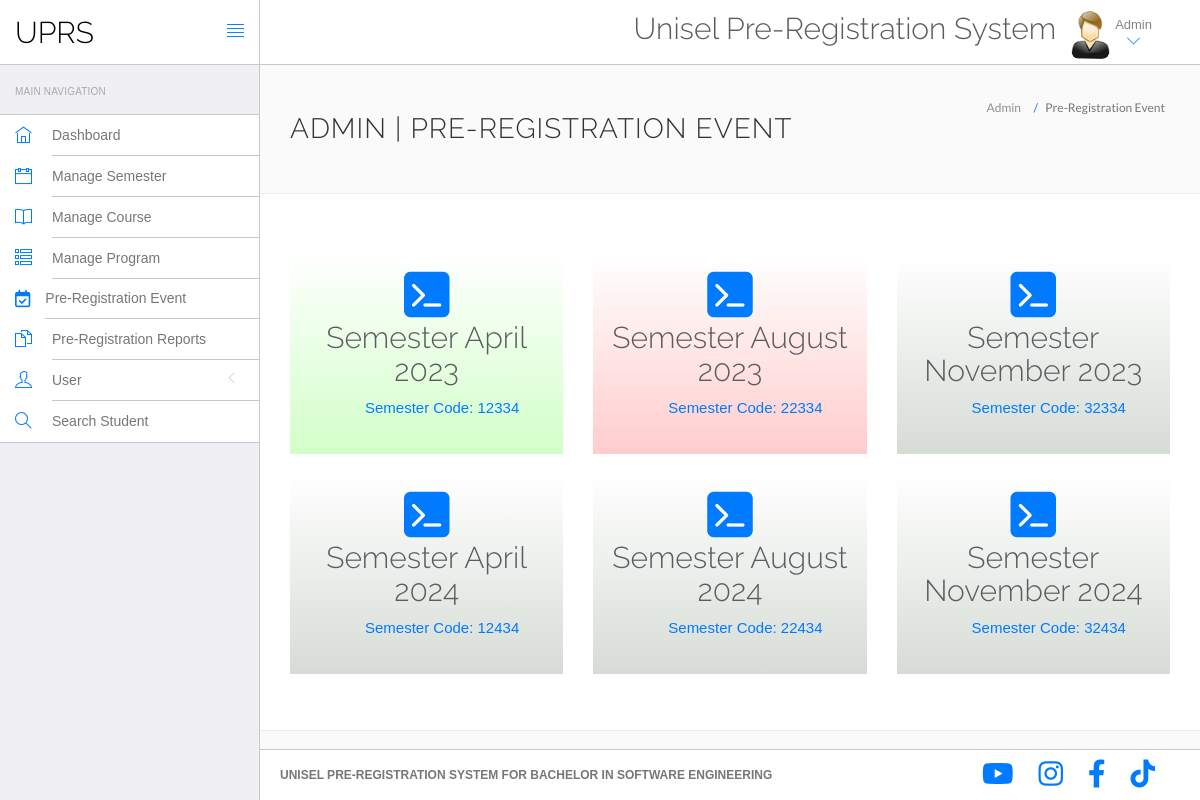
Page /admin/StartCoursReg.php (signed in) on the committed database.
### tables this page shows
CREATE TABLE `semester` (
  `sid` int(11) NOT NULL,
  `SemesterCode` int(10) NOT NULL,
  `semesterName` varchar(30) NOT NULL,
  `CreationDate` datetime NOT NULL DEFAULT current_timestamp(),
  `status` int(1) NOT NULL,
  `startDate` datetime DEFAULT NULL,
  `endDate` datetime DEFAULT NULL
);

### src/admin/StartCoursReg.php (the view, shortened to what this page needs)
<?php
include('include/config.php');
if (strlen(($_SESSION['id'] == 0))) {
    header('location:logout.php');
} else {
?>
    <!DOCTYPE html>
    <html lang="en">
    <head>
        <link rel="stylesheet" href="vendor/bootstrap/css/bootstrap.min.css">
        <link rel="stylesheet" href="vendor/fontawesome/css/font-awesome.min.css">
        <link rel="stylesheet" href="vendor/themify-icons/themify-icons.min.css">
        <link href="vendor/animate.css/animate.min.css" rel="stylesheet" media="screen">
        <link href="vendor/perfect-scrollbar/perfect-scrollbar.min.css" rel="stylesheet" media="screen">
        <link href="vendor/switchery/switchery.min.css" rel="stylesheet" media="screen">
        <link href="vendor/bootstrap-touchspin/jquery.bootstrap-touchspin.min.css" rel="stylesheet" media="screen">
        <link href="vendor/select2/select2.min.css" rel="stylesheet" media="screen">
        <link href="vendor/bootstrap-datepicker/bootstrap-datepicker3.standalone.min.css" rel="stylesheet" media="screen">
        <link href="vendor/bootstrap-timepicker/bootstrap-timepicker.min.css" rel="stylesheet" media="screen">
        <link rel="stylesheet" href="assets/css/styles.css">
        <link rel="stylesheet" href="assets/css/plugins.css">
        <link rel="stylesheet" href="assets/css/themes/theme-1.css" id="skin_color" />
        <link href="vendor/bootstrap-timepicker/bootstrap-timepicker.min.css" rel="stylesheet" media="screen">
        <link rel="stylesheet" href="https://cdnjs.cloudflare.com/ajax/libs/jquery-timepicker/1.3.5/jquery.timepicker.min.css">
    </head>
    <body>
        <div id="app">
            <?php include('include/sidebar.php'); ?>
            <div class="app-content">
                <?php include('include/header.php'); ?>
                <div class="main-content">
                    <div class="wrap-content container" id="container">
                        <section id="page-title">
                            <div class="row">
                                <div class="col-sm-8">
                                    <h1 class="mainTitle">Admin | Pre-Registration Event</h1>
                                </div>
                                <ol class="breadcrumb">
                                    <li>
                                        <span>Admin</span>
                                    </li>
                                    <li class="active">
                                        <span>Pre-Registration Event</span>
                                    </li>
                                </ol>
                            </div>
                        </section>
                        <div class="container-fluid container-fullw bg-white">
                            <div class="row">
                                <div class="modal-body">
                                </div>
                                <div class="container">
                                    <?php
                                    $sql = "SELECT `sid`, `SemesterCode`, `semesterName`, `status` FROM `semester`";
                                    $result = mysqli_query($con, $sql);
                                    if (!$result) {
                                        echo "Error: " . mysqli_error($con);
                                    } else {
                                        $count = 0;
                                        while ($row = mysqli_fetch_assoc($result)) {
                                            if ($count % 3 == 0) {
                                                echo '<div class="row">';
                                            }
                                    ?>
                                            <div class="col-sm-4">
                                                <?php
                                                $panelStyle = '';
                                                if ($row['status'] == 2) {
                                                    $panelStyle = 'style="background: linear-gradient(to top, rgba(104, 255, 72, 0.30), rgba(0, 0, 0, 0));"';
                                                } elseif ($row['status'] == 1) {
                                                    $panelStyle = 'style="background: linear-gradient(to top, rgba(255, 0, 0, 0.2), rgba(0, 0, 0, 0));"';
                                                } else {
                                                    $panelStyle = 'style="background: linear-gradient(to top, rgb(160 174 157 / 43%), rgba(0, 0, 0, 0));"';
                                                }
                                                ?>
                                                <div class="panel panel-white no-radius text-center" <?php echo $panelStyle; ?>>
                                                    <div class="panel-body" style="height: 200px;">
                                                        <span class="fa-stack fa-2x">
                                                            <i class="fa fa-square fa-stack-2x text-primary"></i>
                                                            <i class="fa fa-terminal fa-stack-1x fa-inverse"></i>
                                                        </span>
                                                        <h2 class="StepTitle"><?php echo htmlentities($row['semesterName']); ?></h2>
                                                        <a>
                                                            <p class="links cl-effect-1">
                                                                <a href="#" data-toggle="modal" data-target="#myModal" data-sid="<?php echo $row['sid']; ?>" style="font-size: 15px;">Semester Code: <?php echo htmlentities($row['SemesterCode']); ?></a>
                                                        </a>
                                                    </div>
                                                </div>
                                            </div>
                                    <?php
                                            $count++;
                                            if ($count % 3 == 0) {
                                                echo '</div>';
                                            }
                                        }
                                    }
                                    ?>
                                </div>
                            </div>
                        </div>
                    </div>
                </div>
            </div>
        </div>
        <?php include('include/footer.php'); ?>
    </body>
    </html>
<?php } ?>

### src/admin/include/sidebar.php (shortened to what this page needs)
<div class="sidebar app-aside" id="sidebar">
    <div class="sidebar-container perfect-scrollbar">
        <nav>
            <div class="navbar-title">
                <span>Main Navigation</span>
            </div>
            <ul class="main-navigation-menu">
                <li>
                    <a href="dashboard.php">
                        <div class="item-content">
                            <div class="item-media">
                                <i class="ti-home"></i>
                            </div>
                            <div class="item-inner">
                                <span class="title"> Dashboard </span>
                            </div>
                        </div>
                    </a>
                </li>
                <li>
                    <a href="addSemester.php">
                        <div class="item-content">
                            <div class="item-media">
                                <i class="ti-calendar"></i>
                            </div>
                            <div class="item-inner">
                                <span class="title"> Manage Semester</span>
                            </div>
                        </div>
                    </a>
                </li>
                <li>
                    <a href="addCourse.php">
                        <div class="item-content">
                            <div class="item-media">
                                <i class="ti-book"></i>
                            </div>
                            <div class="item-inner">
                                <span class="title"> Manage Course</span>
                            </div>
                        </div>
                    </a>
                </li>
                <li>
                    <a href="addProgram.php">
                        <div class="item-content">
                            <div class="item-media">
                                <i class="ti-view-list-alt"></i>
                            </div>
                            <div class="item-inner">
                                <span class="title"> Manage Program</span>
                            </div>
                        </div>
                    </a>
                </li>
                <li>
                    <a href="StartCoursReg.php">
                        <div class="item-content">
                            <div class="item-media">
                            </div>
                            <div class="item-inner">
                                <span class="title"> Pre-Registration Event</span>
                            </div>
                        </div>
                    </a>
                </li>
                <li>
                    <a href="report.php">
                        <div class="item-content">
                            <div class="item-media">
                                <i class="ti-files"></i>
                            </div>
                            <div class="item-inner">
                                <span class="title">Pre-Registration Reports</span>
                            </div>
                        </div>
                    </a>
                </li>
                <li>
                    <a href="javascript:void(0)">
                        <div class="item-content">
                            <div class="item-media">
                                <i class="ti-user"></i>
                            </div>
                            <div class="item-inner">
                                <span class="title"> User </span><i class="icon-arrow"></i>
                            </div>
                        </div>
                    </a>
                </li>
                <li>
                    <a href="studentSearch.php">
                        <div class="item-content">
                            <div class="item-media">
                                <i class="ti-search"></i>
                            </div>
                            <div class="item-inner">
                                <span class="title"> Search Student</span>
                            </div>
                        </div>
                    </a>
                </li>
            </ul>
        </nav>
    </div>
</div>

### src/admin/include/header.php (shortened to what this page needs)
<header class="navbar navbar-default navbar-static-top">
	<div class="navbar-header">
		<a class="navbar-brand" href="#">
			<h2 style="padding-top:20%; color:#000 ">UPRS</h2>
		</a>
		<a href="#" class="sidebar-toggler pull-right visible-md visible-lg" data-toggle-class="app-sidebar-closed" data-toggle-target="#app">
			<i class="ti-align-justify"></i>
		</a>
	</div>
	<div class="navbar-collapse collapse">
		<ul class="nav navbar-right">
			<li style="padding-top:2% ">
				<h2>Unisel Pre-Registration System</h2>
			</li>
			<li class="dropdown current-user">
				<a href class="dropdown-toggle" data-toggle="dropdown">
					<img src="assets/images/images.jpg"> <span class="username">
						Admin
						<i class="ti-angle-down"></i></i></span>
				</a>
			</li>
		</ul>
	</div>
</header>

### src/admin/include/footer.php (shortened to what this page needs)
<body>
	<link rel="stylesheet" href="https://cdnjs.cloudflare.com/ajax/libs/font-awesome/6.0.0-beta3/css/all.min.css">
</body>
<footer class="hide-on-print">
	<div class="footer-inner">
		<div class="pull-left">
			<span class="text-bold text-uppercase">Unisel Pre-Registration System FOR BACHELOR IN SOFTWARE ENGINEERING</span>
		</div>
		<div class="elementor-social-icons-wrapper elementor-grid">
			<span class="elementor-grid-item">
				<a class="elementor-icon elementor-social-icon elementor-social-icon-youtube elementor-repeater-item-c8de39b" href="https://www.youtube.com/channel/UCrFr7wV_ZZTvbK_lHmcQWiQ" target="_blank">
					<i class="fab fa-youtube"></i> </a>
			</span>
			<span class="elementor-grid-item">
				<a class="elementor-icon elementor-social-icon elementor-social-icon-instagram elementor-repeater-item-1b569e7" href="https://www.instagram.com/fcvac_unisel/" target="_blank">
					<i class="fab fa-instagram"></i> </a>
			</span>
			<span class="elementor-grid-item">
				<a class="elementor-icon elementor-social-icon elementor-social-icon-facebook-f elementor-repeater-item-0267196" href="http://facebook.com/fcvac.unisel" target="_blank">
					<i class="fab fa-facebook-f"></i> </a>
			</span>
			<span class="elementor-grid-item">
				<a class="elementor-icon elementor-social-icon elementor-social-icon-tiktok elementor-repeater-item-7fc0ac8" href="https://www.tiktok.com/@fcvac_unisel" target="_blank">
					<i class="fab fa-tiktok"></i> </a>
			</span>
		</div>
	</div>
</footer>

### src/admin/assets/css/plugins.css (style rules this page uses)
.perfect-scrollbar { overflow-y: hidden !important; }

### src/admin/assets/css/themes/theme-1.css (style rules this page uses)
body { background: #FAFAFA; }
header .navbar-header { background: #ffffff !important; border-right-color: #c8c7cc !important; border-bottom-color: #c8c7cc !important; }
header .navbar-header .sidebar-toggler, header .navbar-header .sidebar-mobile-toggler { color: #007aff !important; }
header .navbar-header .navbar-brand { color: #777 !important; }
header .navbar-collapse { background: #ffffff !important; border-bottom-color: #c8c7cc !important; box-shadow: none !important; }
header .navbar-collapse .navbar-right > li > a { color: #777; }
header .navbar-collapse .navbar-right > li > a i { color: #007aff !important; }
#sidebar { background: #EFEFF4 !important; }
#sidebar:before { border-right-width: "1px" !important; border-right-style: solid; border-right-color: #c8c7cc !important; }
#sidebar nav { border-right-width: "1px" !important; border-right-style: solid; border-right-color: #c8c7cc !important; }
#sidebar nav .navbar-title { color: #aaaaaa; }
#sidebar nav > ul { background: #ffffff !important; border-bottom-color: #c8c7cc !important; border-top-color: #c8c7cc !important; }
#sidebar nav > ul > li > a .item-media > i { color: #007aff !important; }
#sidebar nav > ul > li > a .item-inner { color: #777 !important; border-bottom-color: #c8c7cc; }
#app > footer { background: #ffffff !important; border-top-color: #c8c7cc !important; color: #777; }

### src/admin/include/footer.php (style rules this page uses)
.elementor-social-icons-wrapper { display: flex; justify-content: flex-end; font-size: 28px; }
.elementor-social-icon { margin-right: 25px; }
body { font-size: 12px; }
.hide-on-print { display: none; }

### rows in the picture
semester: semesterName "Semester April 2023", SemesterCode "12334"
semester: semesterName "Semester August 2023", SemesterCode "22334"
semester: semesterName "Semester November 2023", SemesterCode "32334"
semester: semesterName "Semester April 2024", SemesterCode "12434"
semester: semesterName "Semester August 2024", SemesterCode "22434"
semester: semesterName "Semester November 2024", SemesterCode "32434"
